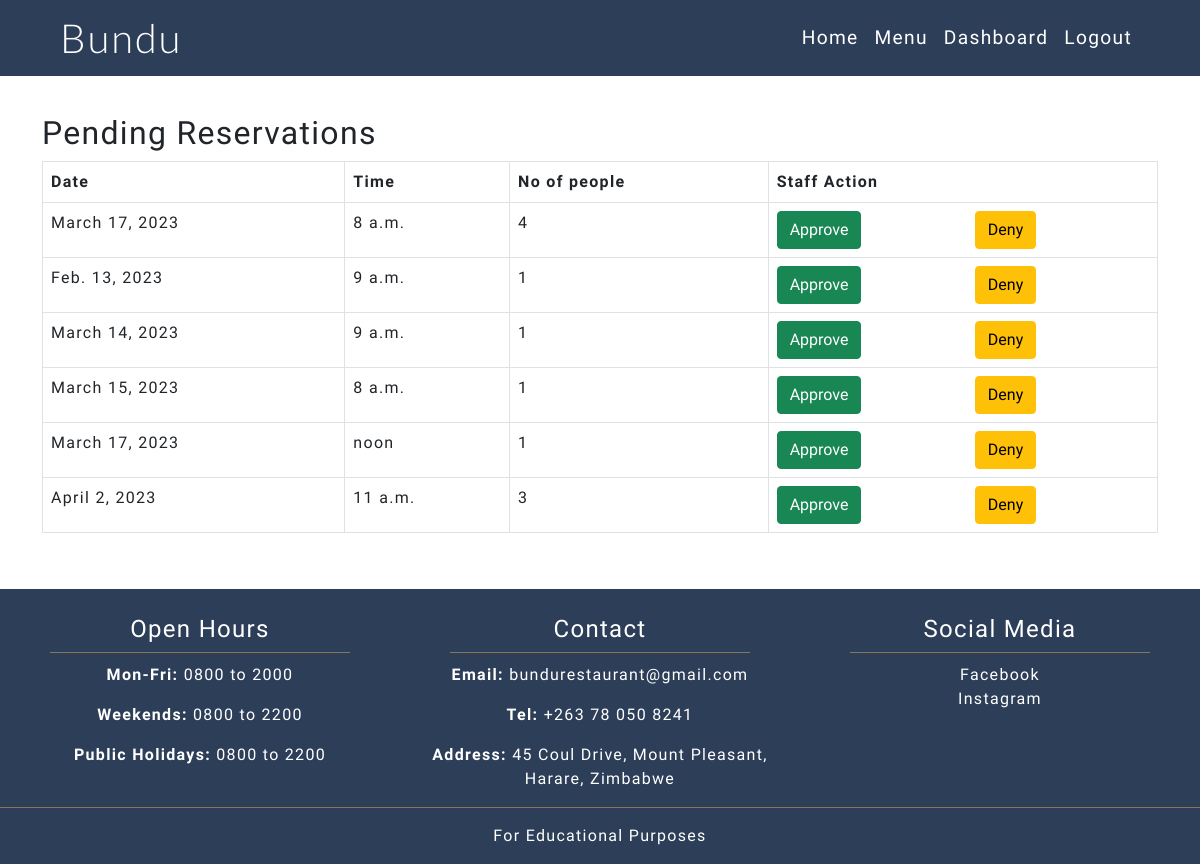
/staff/reservations/pending/ (signed in), run on an earlier commit of the app's database.
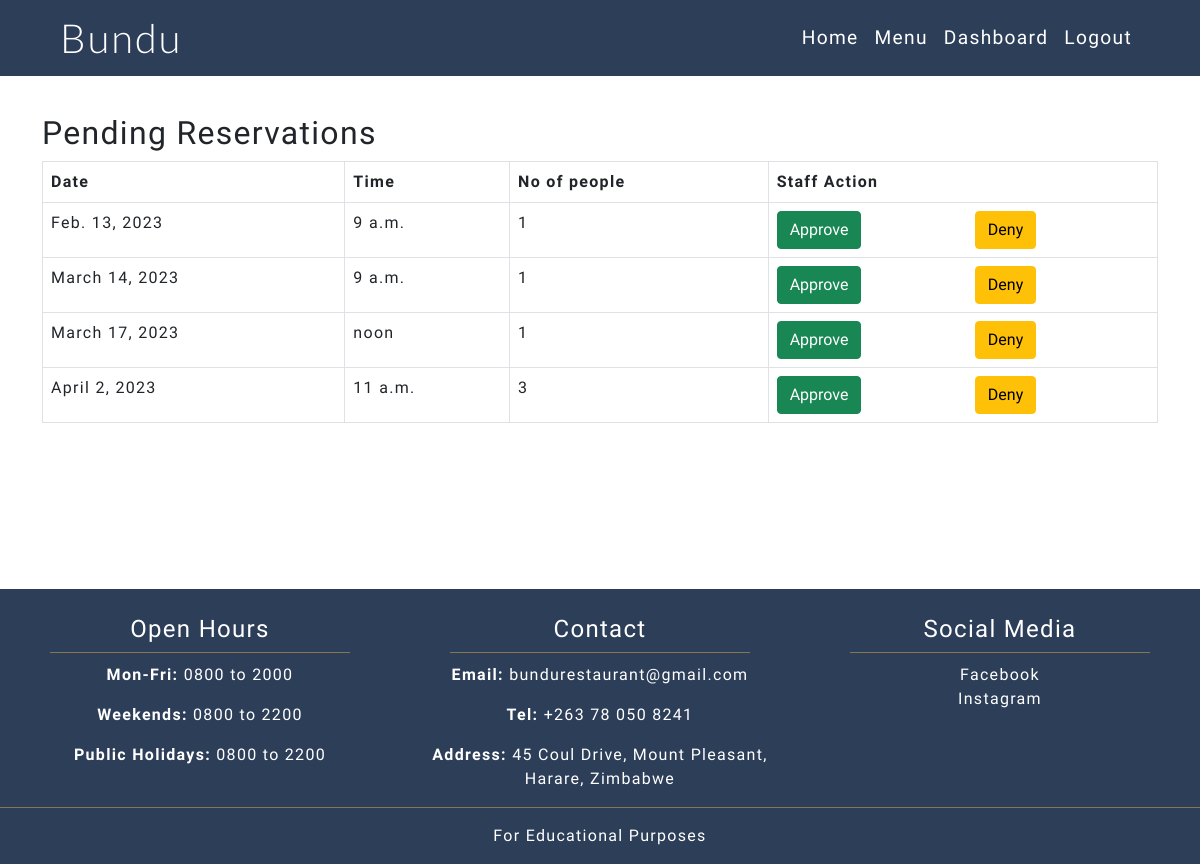
And on a later commit of the database.
### reservations/models.py (models this page shows, shortened)
class Reservation(models.Model):
    user = models.ForeignKey(User, on_delete=models.CASCADE)
    first_name = models.CharField(max_length=35, null=False, blank=False)
    last_name = models.CharField(max_length=35, null=False, blank=False)
    email = models.EmailField(null=False, blank=False)
    phone_number = models.CharField(blank=True, null=True, max_length=15)
    no_of_people = models.IntegerField(choices=no_of_people_choices, default=1)
    date = models.DateField()
    time = models.TimeField(choices=reservation_times)
    date_of_request = models.DateTimeField(auto_now_add=True)
    status = models.CharField(max_length=8, choices=STATUS, default="pending")

### staff/views.py (the view)
def reservation_list(request, status):
    if request.user.is_staff:
        if status == 'pending':
            reservation_list = Reservation.objects.filter(
                                                    status='pending'
                                                    ).order_by(
                                                        'date_of_request'
                                                        )
        elif status == 'approved':
            reservation_list = Reservation.objects.filter(
                                                    status='approved'
                                                    ).order_by('date')
        elif status == 'denied':
            reservation_list = Reservation.objects.filter(
                                                    status='denied'
                                                    ).order_by('date')
        context = {
            'reservation_list': reservation_list,
            'status': status,
            }
        return render(request, 'reservations_list.html', context)
    else:
        messages.warning(request, ("You are not authorized to view this page"))
        return redirect('home')

### staff/templates/reservations_list.html (shortened to what this page needs)
{% extends 'base.html' %}
{% block content %}
<h1>Staff reservation Approval</h1>
<div class="container fill-screen below-nav">
    <h2 class="text-capitalize">{{ status }} Reservations</h2>
    {% if reservation_list %}
    <table class="table tabel-striped table-hover table-bordered">
        <thead>
          <tr>
            <th scope="col">Date</th>
            <th scope="col">Time</th>
            <th scope="col">No of people</th>
            {% if status == 'pending' %}
            <th scope="col">Staff Action</th>
            {% endif %}
          </tr>
        </thead>
        <tbody>
            {% for reservation in reservation_list %}
            <tr>
                <td>{{reservation.date}}</td>
                <td>{{reservation.time}}</td>
                <td>{{reservation.no_of_people}}</td>
                {% if status == 'pending' %}
                <td>
                  <div class="row">
                    <div class="col-md-6">
                      <form action="{% url 'approve_reservation' reservation.id %}" method="POST">
                        <button class="btn btn-success" type="submit">Approve</button>
                      </form>
                    </div>
                    <div class="col-md-6">
                      <form action="{% url 'deny_reservation' reservation.id %}" method="POST">
                        <button class="btn btn-warning" type="submit">Deny</button>
                      </form>
                    </div>
                  </div>
                </td>
                {% endif %}
            </tr>
            {% endfor %}
        </tbody>
      </table>
    {% else %}
    <p>There are no {{ status }} reservations at the moment.</p>
    {% endif %}
</div>
{% endblock %}

What changed in the data, as far as the page shows it:
no longer on this page (row edited): Reservation: date "March 17, 2023", time "8 a.m.", no_of_people "4"
no longer on this page (row edited): Reservation: date "March 15, 2023", time "8 a.m.", no_of_people "1"
